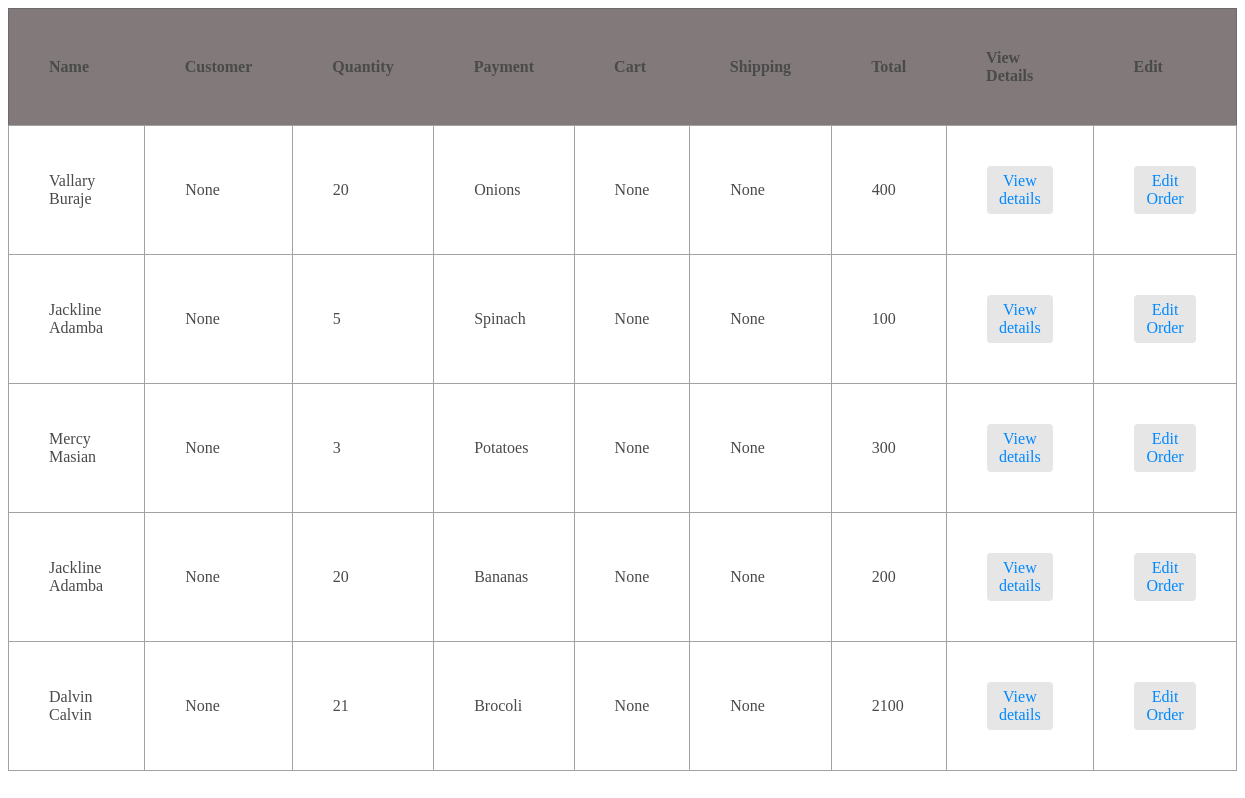
Screenshot of /order/order/list with the database file from the repository.
### order/models.py (models this page shows, shortened)
class Order(models.Model):
    payment = models.OneToOneField(Pay, on_delete=models.PROTECT, null=True)
    cart = models.ForeignKey(Cart,on_delete=models.CASCADE, null=True)
    shipping = models.ForeignKey(Shipping,on_delete=models.CASCADE, null=True)
    customer = models.ForeignKey(Customer,on_delete=models.CASCADE, null=True)
    name = models.CharField(max_length=32)
    quantity = models.PositiveBigIntegerField()
    total = models.IntegerField()
    date_created = models.DateTimeField(auto_now_add=True)
    date_updated = models.DateTimeField(auto_now=True)
    class Meta:
        verbose_name = 'Order'
        verbose_name_plural = 'Orders'

### payment/models.py (models this page shows)
class Pay(models.Model):
    name = models.CharField (max_length=32)
    amount= models.DecimalField(max_digits=6,decimal_places=2)
    Payment_method = models.CharField (max_length=32)
    status = models.CharField (max_length=32)
    date_created = models.DateTimeField(auto_now_add=True)
    date_updated = models.DateTimeField(auto_now=True)
    def __str__(self):
        return self.name

### order/views.py (the view)
# urls.py: path("order/list", order_list, name="order_list_view"),
def order_list(request):
    order = Order.objects.all()
    return render (request, "order/order_list.html", {"orders":order})

### templates/order/order_list.html (shortened to what this page needs)
<!DOCTYPE html>
<html lang="en">
<head>
    {% load static %}
    <link rel="stylesheet" href="{% static 'inventory/product_list.css' %}">
</head>
<body>
     <table >
        <thead >
            <tr>
                <th >Name</th>
                <th >Customer</th>
                <th >Quantity</th>
                <th >Payment</th>
                <th>Cart</th>
                <th>Shipping</th>
                <th>Total</th>
                <th>View Details</th>
                <th>Edit</th>
            </tr>
        </thead>
        <tbody>
            {% for order in orders %}
            <tr>
                <td >{{ order.name }}</td>
                <td >{{ order.customer }}</td>
                <td >{{ order.quantity}}</td>
                <td >{{ order.payment }}</td>
                <td >{{ order.cart}}</td>
                <td >{{ order.shipping}}</td>
                <td >{{ order.total}}</td>
                <td>
                    <a href="{% url 'order_detail_view' id=order.id %}">View details</a>
                </td>
                <td>
                    <a href="{% url 'order_edit_view' id=order.id %}">Edit Order</a>
                </td>
            </tr>
            {%endfor%}
        </tbody>
    </table>
</body>
</html>

### inventory/static/inventory/product_list.css (style rules this page uses)
table { width: 100%; border-collapse: collapse; border: 1px solid #6B6B6B; color: #4A4A4A; }
th { background-color: #827a7a; padding: 12px; text-align: left; font-weight: bold; padding: 40px; }
td { padding: 10px; border: 1px solid #A2A2A2; padding: 40px; }
td a { display: inline-block; padding: 6px 12px; text-align: center; text-decoration: none; color: #0088FF; border-radius: 4px; background-color: #E6E6E6; transition: background-color 0.2s ease; }

### rows the page displays
Order: name "Vallary Buraje", customer "None", quantity "20", payment "Onions", cart "None", shipping "None", total "400"
Order: name "Jackline Adamba", customer "None", quantity "5", payment "Spinach", cart "None", shipping "None", total "100"
Order: name "Mercy Masian", customer "None", quantity "3", payment "Potatoes", cart "None", shipping "None", total "300"
Order: name "Jackline Adamba", customer "None", quantity "20", payment "Bananas", cart "None", shipping "None", total "200"
Order: name "Dalvin Calvin", customer "None", quantity "21", payment "Brocoli", cart "None", shipping "None", total "2100"
